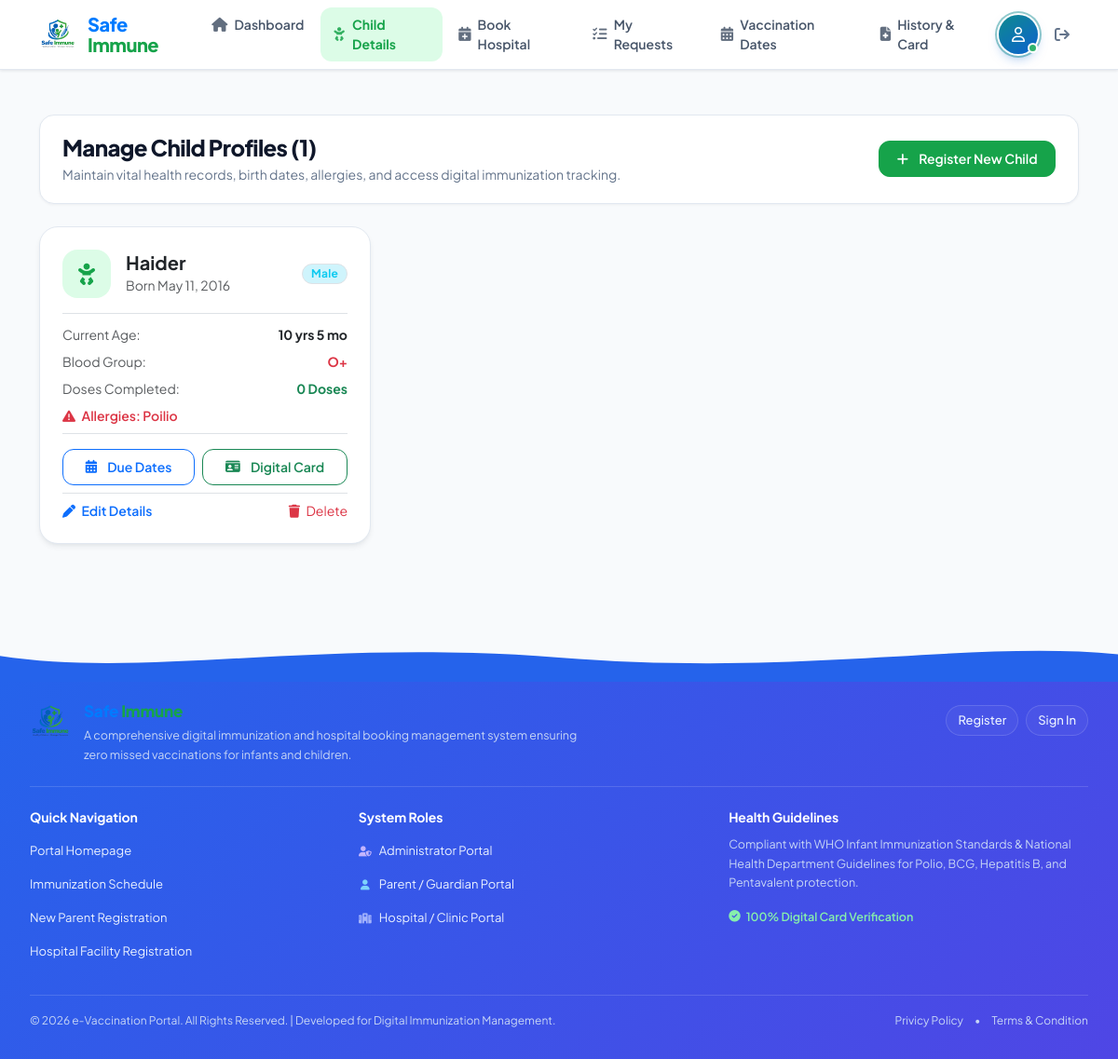
The page /parent/children.php (signed in) on the database its author committed.
### tables this page shows
CREATE TABLE `children` (
  `id` INT NOT NULL AUTO_INCREMENT,
  `parent_id` INT NOT NULL,
  `name` VARCHAR(100) NOT NULL,
  `dob` DATE NOT NULL,
  `gender` VARCHAR(10) NOT NULL,
  `blood_group` VARCHAR(10) DEFAULT NULL,
  `birth_hospital` VARCHAR(150) DEFAULT NULL,
  `allergies` TEXT,
  `notes` TEXT,
  `created_at` DATETIME DEFAULT CURRENT_TIMESTAMP,
  PRIMARY KEY (`id`),
  KEY `idx_children_parent_id` (`parent_id`),
  CONSTRAINT `fk_children_parent` FOREIGN KEY (`parent_id`) REFERENCES `users` (`id`) ON DELETE CASCADE
);

### includes/db.php (called while the page is built, shortened)
<?php
function get_db(): PDO {
    static $pdo = null;
    if ($pdo !== null) {
        return $pdo;
    }
    try {
        if (DB_DRIVER === 'sqlite') {
            $dbDir = dirname(SQLITE_PATH);
            if (!is_dir($dbDir)) {
                mkdir($dbDir, 0777, true);
            }
            $isNew = !file_exists(SQLITE_PATH) || filesize(SQLITE_PATH) === 0;
            $pdo = new PDO('sqlite:' . SQLITE_PATH);
            $pdo->setAttribute(PDO::ATTR_ERRMODE, PDO::ERRMODE_EXCEPTION);
            $pdo->setAttribute(PDO::ATTR_DEFAULT_FETCH_MODE, PDO::FETCH_ASSOC);
            $pdo->exec("PRAGMA foreign_keys = ON;");
            if ($isNew || !table_exists($pdo, 'users')) {
                initialize_database($pdo);
            }
        } else {
            $dsn = "mysql:host=" . DB_HOST . ";port=" . DB_PORT . ";dbname=" . DB_NAME . ";charset=utf8mb4";
            $pdo = new PDO($dsn, DB_USER, DB_PASS, [
                PDO::ATTR_ERRMODE => PDO::ERRMODE_EXCEPTION,
                PDO::ATTR_DEFAULT_FETCH_MODE => PDO::FETCH_ASSOC,
                PDO::ATTR_EMULATE_PREPARES => false
            ]);
        }
        return $pdo;
    } catch (PDOException $e) {
        die("Database Connection Error: " . htmlspecialchars($e->getMessage()));
    }
}
function db_query(string $sql, array $params = []): PDOStatement {
    $pdo = get_db();
    $stmt = $pdo->prepare($sql);
    $stmt->execute($params);
    return $stmt;
}
function db_fetch_all(string $sql, array $params = []): array {
    return db_query($sql, $params)->fetchAll();
}

### includes/functions.php (called while the page is built, shortened)
<?php
require_once __DIR__ . '/db.php';
function format_date(?string $date, string $format = 'M d, Y'): string {
    $time = strtotime($date);
    return $time ? date($format, $time) : 'N/A';
}
function calculate_age(string $dob): string {
    try {
        $birthDate = new DateTime($dob);
        $today = new DateTime('today');
        $diff = $birthDate->diff($today);
        if ($diff->y > 0) {
            return $diff->y . ' yr' . ($diff->y > 1 ? 's ' : ' ') . ($diff->m > 0 ? $diff->m . ' mo' : '');
        } elseif ($diff->m > 0) {
            return $diff->m . ' month' . ($diff->m > 1 ? 's' : '') . ($diff->d > 0 ? ' ' . $diff->d . ' d' : '');
        }
    } catch (Exception $e) {
        return 'Unknown';
    }
}

### parent/children.php (the view, shortened to what this page needs)
<?php
require_once __DIR__ . '/../includes/functions.php';
$parentId = (int)current_user()['id'];
$action = $_GET['action'] ?? 'list';
$editChild = null;
$children = db_fetch_all("
    SELECT c.*,
           (SELECT COUNT(*) FROM vaccination_records vr WHERE vr.child_id = c.id AND vr.status = 'Vaccinated') as completed_doses
    FROM children c
    WHERE c.parent_id = ?
    ORDER BY c.dob DESC
", [$parentId]);
require_once __DIR__ . '/../includes/header.php';
?>
<div class="page-header-bar">
    <div>
        <h1 class="page-title">Manage Child Profiles (<?= count($children) ?>)</h1>
        <p class="page-subtitle">Maintain vital health records, birth dates, allergies, and access digital immunization tracking.</p>
    </div>
    <button type="button" onclick="document.getElementById('childFormCard').classList.toggle('d-none')" class="btn btn-success">
        <i class="fa-solid fa-plus me-1"></i> <?= ($editChild || $action === 'add') ? 'Close Form' : 'Register New Child' ?>
    </button>
</div>
<div class="row g-4">
    <?php if (empty($children)): ?>
        <div class="col-12">
            <div class="card-healthcare p-5 text-center">
                <div class="empty-state-icon text-success">
                    <i class="fa-solid fa-baby-carriage"></i>
                </div>
                <h5 class="fw-bold text-dark">No Children Registered Yet</h5>
                <p class="text-muted small mx-auto mb-3" style="max-width: 400px;">
                    Please add your child's profile to activate automated immunization due date tracking according to WHO standards.
                </p>
                <button type="button" onclick="document.getElementById('childFormCard').classList.remove('d-none')" class="btn btn-success">
                    <i class="fa-solid fa-plus me-1"></i> Register Child Now
                </button>
            </div>
        </div>
    <?php else: ?>
        <?php foreach ($children as $c): ?>
            <div class="col-md-6 col-lg-4">
                <div class="child-dossier-card">
                    <div>
                        <div class="d-flex align-items-center justify-content-between mb-3">
                            <div class="d-flex align-items-center gap-3">
                                <div class="child-avatar-circle">
                                    <i class="fa-solid fa-baby"></i>
                                </div>
                                <div>
                                    <h5 class="fw-bold text-dark mb-0"><?= htmlspecialchars($c['name']) ?></h5>
                                    <small class="text-muted">Born <?= format_date($c['dob']) ?></small>
                                </div>
                            </div>
                            <span class="badge <?= $c['gender'] === 'Male' ? 'bg-info-subtle text-info border' : 'bg-danger-subtle text-danger border' ?>">
                                <?= htmlspecialchars($c['gender']) ?>
                            </span>
                        </div>
                        <div class="py-2 border-top border-bottom mb-3">
                            <div class="d-flex justify-content-between small py-1">
                                <span class="text-muted">Current Age:</span>
                                <span class="fw-bold text-dark"><?= calculate_age($c['dob']) ?></span>
                            </div>
                            <div class="d-flex justify-content-between small py-1">
                                <span class="text-muted">Blood Group:</span>
                                <span class="fw-bold text-danger"><?= htmlspecialchars($c['blood_group'] ?: 'Not recorded') ?></span>
                            </div>
                            <div class="d-flex justify-content-between small py-1">
                                <span class="text-muted">Doses Completed:</span>
                                <span class="fw-bold text-success"><i class="fa-solid fa-shield-check me-1"></i><?= (int)$c['completed_doses'] ?> Doses</span>
                            </div>
                            <?php if ($c['allergies']): ?>
                                <div class="small text-danger fw-semibold pt-1">
                                    <i class="fa-solid fa-triangle-exclamation me-1"></i> Allergies: <?= htmlspecialchars($c['allergies']) ?>
                                </div>
                            <?php endif; ?>
                        </div>
                    </div>
                    <div>
                        <div class="d-flex gap-2 mb-2">
                            <a href="<?= BASE_URL ?>/parent/schedule.php?child_id=<?= $c['id'] ?>" class="btn btn-outline-primary btn-sm flex-fill">
                                <i class="fa-solid fa-calendar-days me-1"></i> Due Dates
                            </a>
                            <a href="<?= BASE_URL ?>/parent/certificate.php?child_id=<?= $c['id'] ?>" class="btn btn-outline-success btn-sm flex-fill">
                                <i class="fa-solid fa-id-card me-1"></i> Digital Card
                            </a>
                        </div>
                        <div class="d-flex justify-content-between align-items-center pt-2 border-top">
                            <a href="<?= BASE_URL ?>/parent/children.php?edit_id=<?= $c['id'] ?>" class="text-primary text-decoration-none small fw-semibold">
                                <i class="fa-solid fa-pen me-1"></i> Edit Details
                            </a>
                            <a href="<?= BASE_URL ?>/parent/children.php?action=delete&id=<?= $c['id'] ?>" onclick="return confirm('Are you sure you want to remove this child profile?');" class="text-danger text-decoration-none small">
                                <i class="fa-solid fa-trash me-1"></i> Delete
                            </a>
                        </div>
                    </div>
                </div>
            </div>
        <?php endforeach; ?>
    <?php endif; ?>
</div>
<?php require_once __DIR__ . '/../includes/footer.php'; ?>

### assets/css/global.css (style rules this page uses)
:root { --primary-color: #0284c7; --primary-hover: #0369a1; --primary-light: #e0f2fe; --primary-rgb: 2, 132, 199; --brand-color: #16a34a; --brand-hover: #15803d; --brand-light: #dcfce7; --brand-rgb: 22, 163, 74; --medical-cyan: #06b6d4; --medical-purple: #7c3aed; --medical-purple-light: #f3e8ff; --medical-indigo: #4f46e5; --medical-indigo-light: #eef2ff; --bg-app: #f8fafc; --bg-surface: #ffffff; --bg-subtle: #f1f5f9; --border-color: #e2e8f0; --border-light: #f1f5f9; --text-main: #0f172a; --text-muted: #64748b; --text-subtle: #94a3b8; --status-success: #10b981; --status-warning: #f59e0b; --status-danger: #ef4444; --status-info: #0ea5e9; --shadow-subtle: 0 1px 3px rgba(15, 23, 42, 0.05); --shadow-card: 0 4px 6px -1px rgba(15, 23, 42, 0.07), 0 2px 4px -2px rgba(15, 23, 42, 0.05); --shadow-hover: 0 10px 15px -3px rgba(15, 23, 42, 0.08), 0 4px 6px -4px rgba(15, 23, 42, 0.04); --shadow-float: 0 20px 25px -5px rgba(15, 23, 42, 0.08), 0 8px 10px -6px rgba(15, 23, 42, 0.04); --radius-sm: 0.375rem; --radius-md: 0.5rem; --radius-lg: 0.75rem; --radius-xl: 1rem; --radius-2xl: 1.25rem; --radius-pill: 9999px; }
body { font-family: 'Plus Jakarta Sans', system-ui, -apple-system, 'Segoe UI', Roboto, Helvetica, Arial, sans-serif; background-color: var(--bg-app); color: var(--text-main); min-height: 100vh; display: flex; flex-direction: column; -webkit-font-smoothing: antialiased; }
.page-header-bar { background: var(--bg-surface); border: 1px solid var(--border-color); border-radius: var(--radius-xl); padding: 1.25rem 1.5rem; margin-bottom: 1.5rem; box-shadow: var(--shadow-subtle); display: flex; flex-direction: column; gap: 1rem; transition: all 0.3s ease; }
@media (min-width: 768px) { .page-header-bar { flex-direction: row; align-items: center; justify-content: space-between; } }
.page-title { font-size: 1.5rem; font-weight: 800; color: var(--text-main); letter-spacing: -0.025em; margin-bottom: 0.25rem; }
.page-subtitle { font-size: 0.875rem; color: var(--text-muted); margin-bottom: 0; line-height: 1.5; }
.badge, .badge-custom { font-size: 0.75rem; font-weight: 700; padding: 0.35em 0.75em; border-radius: var(--radius-pill); display: inline-flex; align-items: center; gap: 0.35rem; letter-spacing: 0.02em; text-transform: capitalize; }
.btn { font-weight: 600; border-radius: var(--radius-lg); padding: 0.5rem 1.15rem; font-size: 0.875rem; transition: all 0.25s ease; display: inline-flex; align-items: center; justify-content: center; gap: 0.45rem; }
.btn-success { background-color: var(--brand-color); border-color: var(--brand-color); color: #ffffff; }

### assets/css/parent.css (style rules this page uses)
.child-dossier-card { background: var(--bg-surface); border: 1px solid var(--border-color); border-radius: var(--radius-2xl); padding: 1.5rem; box-shadow: var(--shadow-card); transition: all 0.3s ease; height: 100%; display: flex; flex-direction: column; justify-content: space-between; overflow: hidden; position: relative; transition: transform 0.4s ease, box-shadow 0.4s ease, border-color 0.4s ease; }
.child-avatar-circle { width: 52px; height: 52px; border-radius: var(--radius-xl); background: var(--brand-light); color: var(--brand-color); display: flex; align-items: center; justify-content: center; font-size: 1.5rem; flex-shrink: 0; }

### rows shown on the page
children: name "Haider", dob "May 11, 2016", gender "Male", calculate_age($c['dob']) "10 yrs 5 mo", blood_group "O+", completed_doses "0", allergies "Poilio"

### other values the page prints
count($children) "1"
APP_NAME "e-Vaccination Portal"
